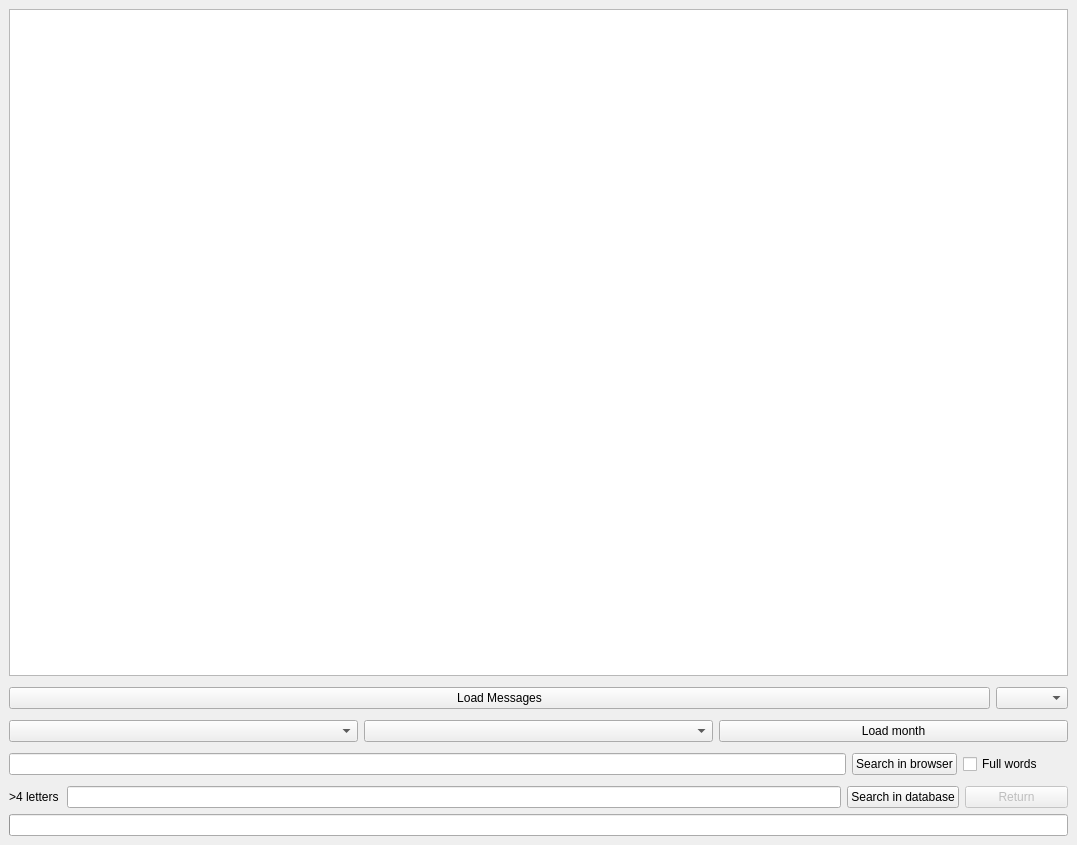
<?xml version="1.0" encoding="UTF-8"?>
<ui version="4.0">
 <class>MainWindow</class>
 <widget class="QMainWindow" name="MainWindow">
  <property name="geometry">
   <rect>
    <x>0</x>
    <y>0</y>
    <width>1077</width>
    <height>845</height>
   </rect>
  </property>
  <property name="windowTitle">
   <string>Google Chat Message Viewer</string>
  </property>
  <widget class="QWidget" name="centralwidget">
   <property name="enabled">
    <bool>true</bool>
   </property>
   <layout class="QVBoxLayout" name="verticalLayout" stretch="0,0,0,0,0,0">
    <item>
     <widget class="QTextBrowser" name="textBrowser">
      <property name="font">
       <font>
        <pointsize>14</pointsize>
       </font>
      </property>
     </widget>
    </item>
    <item>
     <layout class="QHBoxLayout" name="horizontalLayout_2" stretch="90,0">
      <property name="topMargin">
       <number>5</number>
      </property>
      <item>
       <widget class="QPushButton" name="loadButton">
        <property name="text">
         <string>Load Messages</string>
        </property>
       </widget>
      </item>
      <item>
       <widget class="QComboBox" name="comboBox_F"/>
      </item>
     </layout>
    </item>
    <item>
     <layout class="QHBoxLayout" name="horizontalLayout">
      <property name="topMargin">
       <number>5</number>
      </property>
      <item>
       <widget class="QComboBox" name="comboBox_y"/>
      </item>
      <item>
       <widget class="QComboBox" name="comboBox_m"/>
      </item>
      <item>
       <widget class="QPushButton" name="monthButton">
        <property name="text">
         <string>Load month</string>
        </property>
       </widget>
      </item>
     </layout>
    </item>
    <item>
     <layout class="QHBoxLayout" name="horizontalLayout_S" stretch="80,10,10">
      <property name="topMargin">
       <number>5</number>
      </property>
      <item>
       <widget class="QLineEdit" name="lineEdit_S"/>
      </item>
      <item>
       <widget class="QPushButton" name="pushButton_S">
        <property name="text">
         <string>Search in browser</string>
        </property>
       </widget>
      </item>
      <item>
       <widget class="QCheckBox" name="checkBox">
        <property name="text">
         <string>Full words</string>
        </property>
       </widget>
      </item>
     </layout>
    </item>
    <item>
     <layout class="QHBoxLayout" name="horizontalLayout_B" stretch="5,75,10,10">
      <property name="leftMargin">
       <number>0</number>
      </property>
      <property name="topMargin">
       <number>5</number>
      </property>
      <item>
       <widget class="QLabel" name="label">
        <property name="text">
         <string>&gt;4 letters</string>
        </property>
       </widget>
      </item>
      <item>
       <widget class="QLineEdit" name="lineEdit_B"/>
      </item>
      <item>
       <widget class="QPushButton" name="pushButton_B">
        <property name="text">
         <string>Search in database</string>
        </property>
       </widget>
      </item>
      <item>
       <widget class="QPushButton" name="pushButton_Clean">
        <property name="enabled">
         <bool>false</bool>
        </property>
        <property name="text">
         <string>Return</string>
        </property>
       </widget>
      </item>
     </layout>
    </item>
    <item>
     <widget class="QProgressBar" name="progressBar"/>
    </item>
   </layout>
  </widget>
  <zorder>centralwidget</zorder>
 </widget>
 <resources>
  <include location="GCR.qrc"/>
 </resources>
 <connections/>
</ui>
